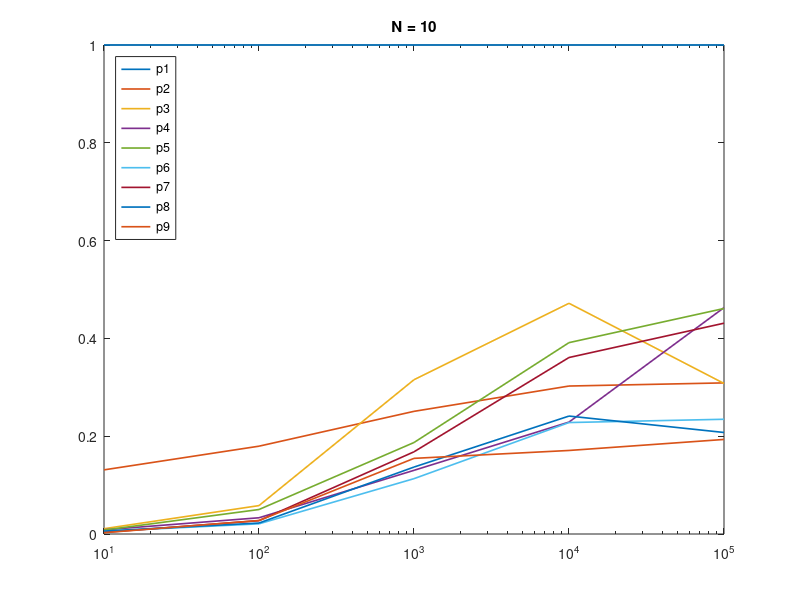

Write the MATLAB code that produced this figure.
x = [10
100
1000
10000];

y = [10
100
1000
10000
100000];

z1 = [1.6E-05	0.000122	0.001478	0.001863	0.00201	0.002971	0.004812	0.002687	0.005979
8.8E-05	0.00049	0.001515	0.002651	0.001757	0.004232	0.003227	0.003923	0.003192
0.00082	0.003269	0.002599	0.006297	0.004383	0.007245	0.004878	0.00599	0.005301
0.008295	0.027413	0.017581	0.036244	0.021197	0.036393	0.022983	0.034392	0.048558
0.085508	0.276701	0.277732	0.18472	0.18541	0.364426	0.198353	0.411872	0.442235];


for i = 1:9
    semilogx(y,z1(:,1)./z1(:,i), 'linewidth', 1.2);
    hold on;
end

legend("p1","p2","p3","p4","p5","p6","p7","p8","p9", 'Location','northwest');
title("N = 10");